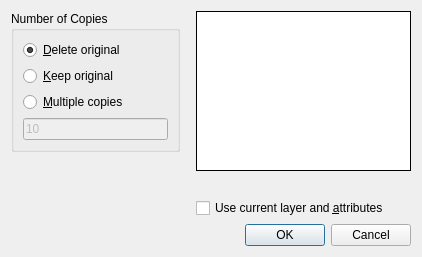
<?xml version="1.0" encoding="UTF-8"?>
<ui version="4.0">
 <class>TranslateOptions</class>
 <widget class="QDialog" name="TranslateOptions">
  <property name="geometry">
   <rect>
    <x>0</x>
    <y>0</y>
    <width>422</width>
    <height>257</height>
   </rect>
  </property>
  <property name="windowTitle">
   <string>Move / Copy Options</string>
  </property>
  <property name="windowIcon">
   <iconset>
    <normaloff>Translate.svg</normaloff>Translate.svg</iconset>
  </property>
  <layout class="QVBoxLayout" name="_2">
   <item>
    <layout class="QHBoxLayout" name="horizontalLayout">
     <item>
      <layout class="QVBoxLayout" name="verticalLayout_3">
       <item>
        <widget class="QGroupBox" name="Mode">
         <property name="title">
          <string>Number of Copies</string>
         </property>
         <layout class="QVBoxLayout" name="verticalLayout">
          <item>
           <widget class="QRadioButton" name="DeleteOriginal">
            <property name="text">
             <string>&amp;Delete original</string>
            </property>
            <property name="checked">
             <bool>true</bool>
            </property>
           </widget>
          </item>
          <item>
           <widget class="QRadioButton" name="KeepOriginal">
            <property name="text">
             <string>&amp;Keep original</string>
            </property>
           </widget>
          </item>
          <item>
           <widget class="QRadioButton" name="MultipleCopies">
            <property name="text">
             <string>&amp;Multiple copies</string>
            </property>
           </widget>
          </item>
          <item>
           <widget class="RMathLineEdit" name="NumberOfCopies">
            <property name="enabled">
             <bool>false</bool>
            </property>
            <property name="text">
             <string notr="true">10</string>
            </property>
            <property name="angle" stdset="0">
             <bool>false</bool>
            </property>
           </widget>
          </item>
         </layout>
        </widget>
       </item>
       <item>
        <spacer name="verticalSpacer">
         <property name="orientation">
          <enum>Qt::Vertical</enum>
         </property>
         <property name="sizeHint" stdset="0">
          <size>
           <width>20</width>
           <height>20</height>
          </size>
         </property>
        </spacer>
       </item>
      </layout>
     </item>
     <item>
      <spacer name="horizontalSpacer">
       <property name="orientation">
        <enum>Qt::Horizontal</enum>
       </property>
       <property name="sizeType">
        <enum>QSizePolicy::Maximum</enum>
       </property>
       <property name="sizeHint" stdset="0">
        <size>
         <width>10</width>
         <height>20</height>
        </size>
       </property>
      </spacer>
     </item>
     <item>
      <layout class="QVBoxLayout" name="verticalLayout_2">
       <item>
        <widget class="QToolButton" name="toolButton">
         <property name="styleSheet">
          <string notr="true">border: 1px inset;background-color: rgb(255, 255, 255);</string>
         </property>
         <property name="icon">
          <iconset>
           <normaloff>TranslateDialog.svg</normaloff>TranslateDialog.svg</iconset>
         </property>
         <property name="iconSize">
          <size>
           <width>210</width>
           <height>155</height>
          </size>
         </property>
        </widget>
       </item>
       <item>
        <spacer name="verticalSpacer_2">
         <property name="orientation">
          <enum>Qt::Vertical</enum>
         </property>
         <property name="sizeHint" stdset="0">
          <size>
           <width>20</width>
           <height>10</height>
          </size>
         </property>
        </spacer>
       </item>
       <item>
        <widget class="QCheckBox" name="UseCurrentAttributes">
         <property name="text">
          <string>Use current layer and &amp;attributes</string>
         </property>
        </widget>
       </item>
      </layout>
     </item>
    </layout>
   </item>
   <item>
    <widget class="QDialogButtonBox" name="buttonBox">
     <property name="orientation">
      <enum>Qt::Horizontal</enum>
     </property>
     <property name="standardButtons">
      <set>QDialogButtonBox::Cancel|QDialogButtonBox::Ok</set>
     </property>
    </widget>
   </item>
  </layout>
 </widget>
 <customwidgets>
  <customwidget>
   <class>RMathLineEdit</class>
   <extends>QLineEdit</extends>
   <header>RMathLineEdit.h</header>
  </customwidget>
 </customwidgets>
 <tabstops>
  <tabstop>DeleteOriginal</tabstop>
  <tabstop>KeepOriginal</tabstop>
  <tabstop>MultipleCopies</tabstop>
  <tabstop>NumberOfCopies</tabstop>
  <tabstop>UseCurrentAttributes</tabstop>
  <tabstop>buttonBox</tabstop>
 </tabstops>
 <resources/>
 <connections>
  <connection>
   <sender>buttonBox</sender>
   <signal>accepted()</signal>
   <receiver>TranslateOptions</receiver>
   <slot>accept()</slot>
   <hints>
    <hint type="sourcelabel">
     <x>248</x>
     <y>254</y>
    </hint>
    <hint type="destinationlabel">
     <x>157</x>
     <y>274</y>
    </hint>
   </hints>
  </connection>
  <connection>
   <sender>buttonBox</sender>
   <signal>rejected()</signal>
   <receiver>TranslateOptions</receiver>
   <slot>reject()</slot>
   <hints>
    <hint type="sourcelabel">
     <x>316</x>
     <y>260</y>
    </hint>
    <hint type="destinationlabel">
     <x>286</x>
     <y>274</y>
    </hint>
   </hints>
  </connection>
  <connection>
   <sender>MultipleCopies</sender>
   <signal>toggled(bool)</signal>
   <receiver>NumberOfCopies</receiver>
   <slot>setEnabled(bool)</slot>
   <hints>
    <hint type="sourcelabel">
     <x>122</x>
     <y>86</y>
    </hint>
    <hint type="destinationlabel">
     <x>122</x>
     <y>113</y>
    </hint>
   </hints>
  </connection>
 </connections>
</ui>
